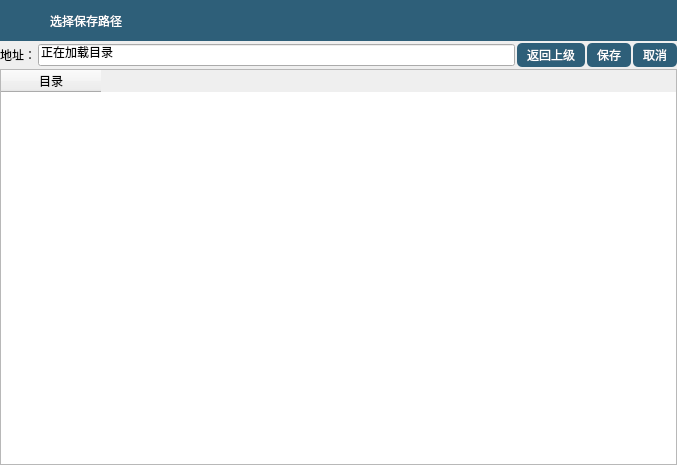
<?xml version="1.0" encoding="UTF-8"?>
<ui version="4.0">
 <class>FileDirWidget</class>
 <widget class="QWidget" name="FileDirWidget">
  <property name="geometry">
   <rect>
    <x>0</x>
    <y>0</y>
    <width>677</width>
    <height>465</height>
   </rect>
  </property>
  <property name="windowTitle">
   <string>Form</string>
  </property>
  <property name="styleSheet">
   <string notr="true">QWidget#FileDirWidget QWidget#w_header {
	background-color: rgb(46, 95, 121);
	font: 9pt &quot;黑体&quot;;
}
QWidget#FileDirWidget QWidget#w_header QLabel#l_title {
	font: 13pt &quot;黑体&quot;;
	color:white;
}
QPushButton {
	background-color: rgb(46, 95, 121);
	color: rgb(255, 255, 255);
	height:20px;
	padding-top:2px;
	padding-bottom:2px;
	padding-left:10px;
	padding-right:10px;
	border-radius:5px;
}
QPushButton:hover {
	background-color: rgb(238, 238, 238);
	color: rgb(0, 0, 0);
}</string>
  </property>
  <layout class="QVBoxLayout" name="verticalLayout">
   <property name="spacing">
    <number>2</number>
   </property>
   <property name="leftMargin">
    <number>0</number>
   </property>
   <property name="topMargin">
    <number>0</number>
   </property>
   <property name="rightMargin">
    <number>0</number>
   </property>
   <property name="bottomMargin">
    <number>0</number>
   </property>
   <item>
    <widget class="QWidget" name="w_header" native="true">
     <property name="sizePolicy">
      <sizepolicy hsizetype="Preferred" vsizetype="Fixed">
       <horstretch>0</horstretch>
       <verstretch>0</verstretch>
      </sizepolicy>
     </property>
     <property name="maximumSize">
      <size>
       <width>16777215</width>
       <height>41</height>
      </size>
     </property>
     <property name="styleSheet">
      <string notr="true"/>
     </property>
     <layout class="QHBoxLayout" name="horizontalLayout_3">
      <property name="leftMargin">
       <number>12</number>
      </property>
      <property name="topMargin">
       <number>11</number>
      </property>
      <property name="rightMargin">
       <number>0</number>
      </property>
      <property name="bottomMargin">
       <number>11</number>
      </property>
      <item>
       <widget class="QLabel" name="label_2">
        <property name="sizePolicy">
         <sizepolicy hsizetype="Minimum" vsizetype="Preferred">
          <horstretch>0</horstretch>
          <verstretch>0</verstretch>
         </sizepolicy>
        </property>
        <property name="minimumSize">
         <size>
          <width>32</width>
          <height>32</height>
         </size>
        </property>
        <property name="text">
         <string/>
        </property>
        <property name="pixmap">
         <pixmap resource="../../../common/core.qrc">:/core/imgs/imgs/logo_32</pixmap>
        </property>
       </widget>
      </item>
      <item>
       <widget class="QLabel" name="l_title">
        <property name="sizePolicy">
         <sizepolicy hsizetype="Expanding" vsizetype="Preferred">
          <horstretch>0</horstretch>
          <verstretch>0</verstretch>
         </sizepolicy>
        </property>
        <property name="text">
         <string>选择保存路径</string>
        </property>
       </widget>
      </item>
      <item>
       <widget class="QPushButton" name="btn_menu_cancel">
        <property name="text">
         <string/>
        </property>
        <property name="icon">
         <iconset resource="../../../common/core.qrc">
          <normaloff>:/core/imgs/imgs/window_close</normaloff>:/core/imgs/imgs/window_close</iconset>
        </property>
        <property name="flat">
         <bool>true</bool>
        </property>
       </widget>
      </item>
     </layout>
    </widget>
   </item>
   <item>
    <layout class="QHBoxLayout" name="horizontalLayout">
     <item>
      <widget class="QLabel" name="label">
       <property name="text">
        <string>地址：</string>
       </property>
      </widget>
     </item>
     <item>
      <widget class="QLineEdit" name="lineEdit">
       <property name="text">
        <string>正在加载目录</string>
       </property>
      </widget>
     </item>
     <item>
      <widget class="QPushButton" name="btn_back">
       <property name="text">
        <string>返回上级</string>
       </property>
      </widget>
     </item>
     <item>
      <widget class="QPushButton" name="btn_save">
       <property name="text">
        <string>保存</string>
       </property>
      </widget>
     </item>
     <item>
      <widget class="QPushButton" name="btn_quit">
       <property name="text">
        <string>取消</string>
       </property>
      </widget>
     </item>
    </layout>
   </item>
   <item>
    <widget class="QTableWidget" name="tableWidget">
     <column>
      <property name="text">
       <string>目录</string>
      </property>
     </column>
    </widget>
   </item>
  </layout>
 </widget>
 <resources>
  <include location="../../../common/core.qrc"/>
 </resources>
 <connections/>
</ui>
